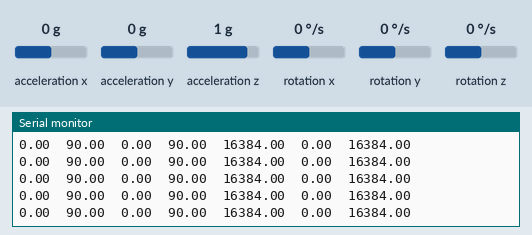
The sketch below on a simulated Arduino Uno, built with avr-gcc and run on an emulated ATmega328P. Shown: the last lines printed to the serial monitor. Inputs (shaded band) come from the test bench; at power-on: acceleration x 0 g, acceleration y 0 g, acceleration z 1 g, rotation x 0 °/s, rotation y 0 °/s, rotation z 0 °/s.

Above: at 2.2 s.
2.3 s: acceleration x set to 0.8 g
At 3.0 s:
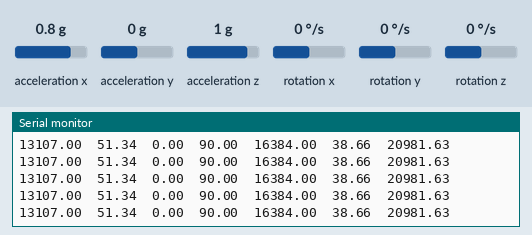
5.3 s: acceleration y set to -1.4 g
At 6.1 s:
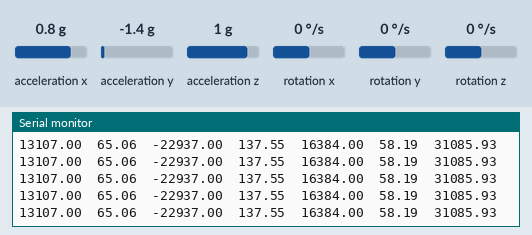
8.3 s: acceleration y set to 0 g
At 8.9 s:
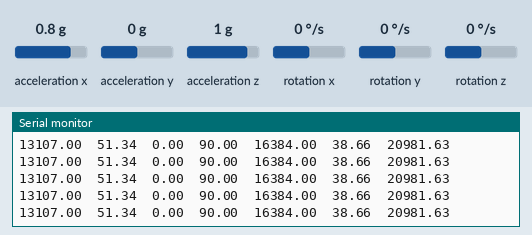
11.3 s: acceleration x set to 0 g
At 12.2 s:
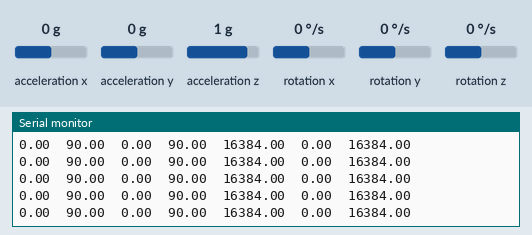
14.3 s: acceleration z set to -1.4 g
At 14.8 s:
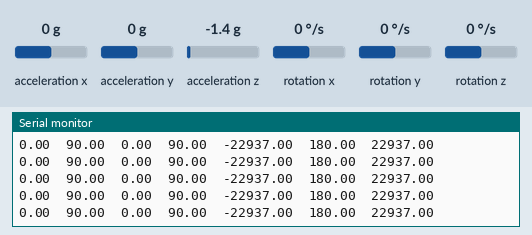
Timing chart, 0 to 16.8 s (numbered marks = the images above; inputs shaded):
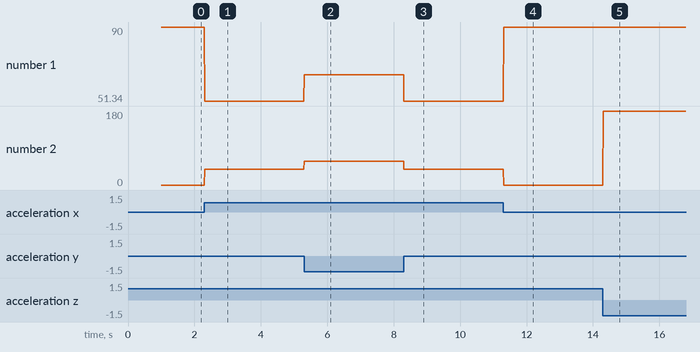

Measured:
- after the input at 2.3 s, the serial monitor: prints a new line at once (image 1)
- after the input at 5.3 s, the serial monitor: prints a new line at once (image 2)
- after the input at 8.3 s, the serial monitor: prints a new line at once (image 3)
- after the input at 11.3 s, the serial monitor: prints a new line at once (image 4)
- after the input at 14.3 s, the serial monitor: prints a new line at once (image 5)
- plotted number 1: 90 → 51.34 after the input at 2.3 s, 51.34 → 65.06 after the input at 5.3 s, 65.06 → 51.34 after the input at 8.3 s
- plotted number 2: 0 → 38.66 after the input at 2.3 s, 38.66 → 58.19 after the input at 5.3 s, 58.19 → 38.66 after the input at 8.3 s, 0 → 180 after the input at 14.3 s

The sketch:

directCosine.ino
```cpp
#include "Wire.h"
#include "Math.h"
#include "I2Cdev.h"
#include "MPU6050_6Axis_MotionApps20.h"
MPU6050 mpu;

// Variables to store the values from the sensor readings on mpu.getMotion6(&ax, &ay, &az, &gx, &gy, &gz)
int16_t ax, ay, az;
int16_t gx, gy, gz;
// This global variable tells us how to scale gyroscope & acclerometer data
float    GYRO_FACTOR;
float    ACCEL_FACTOR;

void setup()
{
Serial.begin(115200); delay(500);
 while (Serial.available() && Serial.read()); delay(500);
 Wire.begin();    while (!Serial);

 mpu.initialize();
    Serial.println(F("Testing device connections..."));
    Serial.println(mpu.testConnection() ? F("MPU6050 connection successful") : F("MPU6050 connection failed"));

// Set the full scale range of the gyro
        uint8_t FS_SEL = 0;
//mpu.setFullScaleGyroRange(FS_SEL);

// get default full scale value of gyro - may have changed from default; function call returns values between 0 and 3
        uint8_t READ_FS_SEL = mpu.getFullScaleGyroRange();
        Serial.print("FS_SEL = ");
        Serial.println(READ_FS_SEL);
        GYRO_FACTOR = 200.0/(FS_SEL + 1);

// get default full scale value of accelerometer - may not be default value.
// Accelerometer scale factor doesn't reall matter as it divides out
//Set the full scale range of the accelerometer
        uint8_t AFS_SEL = 0;
        mpu.setFullScaleAccelRange(AFS_SEL);

        uint8_t READ_AFS_SEL = mpu.getFullScaleAccelRange();
        Serial.print("AFS_SEL = ");
        Serial.println(READ_AFS_SEL);
}

void loop()
{const float RADIANS_TO_DEGREES = 57.2958;

mpu.getMotion6(&ax, &ay, &az, &gx, &gy, &gz);

//We are interested on acceleration value ax, ay, az from function mpu.getMotion6() right above
double aXvector = ax ;
double aYvector = ay ;
double aZvector = az ;

double R = sqrt(aXvector * aXvector + aYvector * aYvector + aZvector * aZvector);

float aXCOSangle=acos(aXvector/R) * RADIANS_TO_DEGREES;
float aYCOSangle=acos(aYvector/R) * RADIANS_TO_DEGREES;
float aZCOSangle=acos(aZvector/R) * RADIANS_TO_DEGREES;

Serial.print(aXvector); Serial.print("\t");  Serial.print(aXCOSangle); Serial.print("\t");
Serial.print(aYvector); Serial.print("\t");  Serial.print(aYCOSangle); Serial.print("\t");
Serial.print(aZvector); Serial.print("\t");  Serial.print(aZCOSangle); Serial.print("\t");
Serial.print(R); Serial.println();
}

/*
if accelerometer is in level, flat, upright position, we should get an angle reading of aXCOSangle =90.0, and aXCOSangle =90.0 aZCOSangle=0
*/
```
